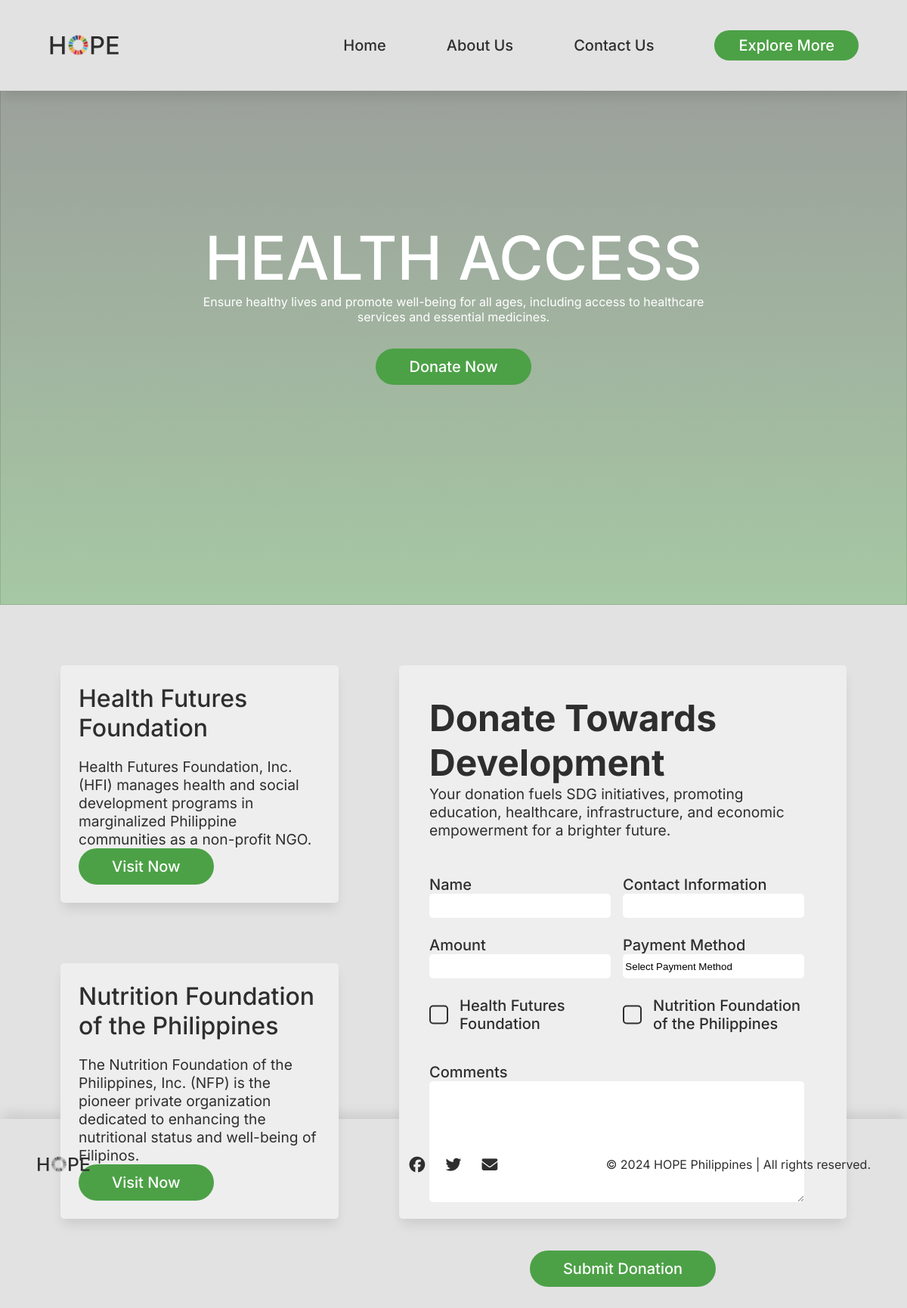
/template/template.php?link=HEALTH+ACCESS, run on the app's committed database.
### tables this page shows
CREATE TABLE `sdg` (
  `id` int(11) NOT NULL,
  `sdg_name` varchar(255) NOT NULL,
  `sdg_desc` text NOT NULL,
  `sdg_color` varchar(6) NOT NULL,
  `website_1` varchar(255) NOT NULL,
  `website_1_url` varchar(255) NOT NULL,
  `website_1_desc` text NOT NULL,
  `website_2` varchar(255) NOT NULL,
  `website_2_url` varchar(255) NOT NULL,
  `website_2_desc` text NOT NULL
);

### config/form_create.php (called while the page is built, shortened)
<?php
$name = $contact = $amount = $payment_method = $option_1 = $option_2 = $comments = "";
?>

### template/template.php (the view, shortened to what this page needs)
<?php
require_once "../config/config.php";
$sdgNameToId = [
    "ZERO POVERTY" => 1,
    "HUNGER RELIEF" => 2,
    "HEALTH ACCESS" => 3,
    "EDUCATION EQUITY" => 4,
    "GENDER EMPOWERMENT" => 5,
    "WATER SECURITY" => 6,
    "ENERGY ACCESSIBILITY" => 7,
    "JOB OPPORTUNITIES" => 8,
    "INNOVATION SUPPORT" => 9,
    "SOCIAL INCLUSION" => 10,
    "URBAN SUSTAINABILITY" => 11,
    "ETHICAL CONSUMPTION" => 12,
    "CLIMATE ACTION" => 13,
    "MARINE CONSERVATION" => 14,
    "LAND PRESERVATION" => 15,
    "SOCIAL EQUITY" => 16,
    "COLLABORATIVE IMPACT" => 17
];
$selectedLink = isset($_GET['link']) ? $_GET['link'] : null;
$sdgId = $sdgNameToId[$selectedLink] ?? null;
if ($sdgId) {
    $sql = "SELECT * FROM sdg WHERE id = ?";
    if ($stmt = $mysqli->prepare($sql)) {
        $stmt->bind_param("i", $sdgId);
        if ($stmt->execute()) {
            $result = $stmt->get_result();
            if ($result->num_rows == 1) {
                $row = $result->fetch_assoc();
                $sdgDesc = $row['sdg_desc'];
                $website1 = $row['website_1'];
                $webURL1 = $row['website_1_url'];
                $webDesc1 = $row['website_1_desc'];
                $website2 = $row['website_2'];
                $webURL2 = $row['website_2_url'];
                $webDesc2 = $row['website_2_desc'];
            }
        }
    }
}
$sdgImages = [
    "ZERO POVERTY" => "hope-sdg1.svg",
    "HUNGER RELIEF" => "hope-sdg2.svg",
    "HEALTH ACCESS" => "hope-sdg3.svg",
    "EDUCATION EQUITY" => "hope-sdg4.svg",
    "GENDER EMPOWERMENT" => "hope-sdg5.svg",
    "WATER SECURITY" => "hope-sdg6.svg",
    "ENERGY ACCESSIBILITY" => "hope-sdg7.svg",
    "JOB OPPORTUNITIES" => "hope-sdg8.svg",
    "INNOVATION SUPPORT" => "hope-sdg9.svg",
    "SOCIAL INCLUSION" => "hope-sdg10.svg",
    "URBAN SUSTAINABILITY" => "hope-sdg11.svg",
    "ETHICAL CONSUMPTION" => "hope-sdg12.svg",
    "CLIMATE ACTION" => "hope-sdg13.svg",
    "MARINE CONSERVATION" => "hope-sdg14.svg",
    "LAND PRESERVATION" => "hope-sdg15.svg",
    "SOCIAL EQUITY" => "hope-sdg16.svg",
    "COLLABORATIVE IMPACT" => "hope-sdg17.svg"
];
$imageName = $sdgImages[$selectedLink] ?? null;
?>
<!DOCTYPE html>
<html lang="en">
<head>
    <link rel="stylesheet" href="../css/template.css">
    <link rel="stylesheet" href="https://cdnjs.cloudflare.com/ajax/libs/font-awesome/6.5.2/css/all.min.css"
 />
</head>
<body>
    <nav class="navbar">
        <div class="nav-icon"></div>
        <div class="nav-elements">
            <ul>
                <li><a href="../index.php#home">Home</a></li>
                <li><a href="../index.php#about">About Us</a></li>
                <li><a href="#contact">Contact Us</a></li>
                <li id="donate-btn"><a href="../index.php#donate">Explore More</a></li>
            </ul>
        </div>
    </nav>
    <main>
        <div class="overlay"></div>
        <img src="../assets/<?php echo $imageName; ?>">
        <div class="hero">
            <div>
                <h1><?php echo $selectedLink; ?></h1>
                <p> <?php echo $sdgDesc; ?></p>
                <button class="scroll-btn" onclick="scrollToForm()">Donate Now</button>
            </div>
        </div>
    </main>
    <section id="form">
        <div class="container">
            <div class="box item1">
                <div class="item-text">
                    <h1><?php echo $website1; ?></h1>
                    <p><?php echo $webDesc1; ?></p>
                </div>
                <button class="visit-btn" onclick="window.open('<?php echo $webURL1?>')" class="visit-btn">Visit
                    Now</button>
            </div>
            <div class="box item2">
                <div class="item-text">
                    <h1><?php echo $website2; ?></h1>
                    <p><?php echo $webDesc2; ?></p>
                </div>
                <button class="visit-btn" onclick="window.open('<?php echo $webURL2?>')" class="visit-btn">Visit
                    Now</button>
            </div>
            <div class="box item3">
                <?php
                require_once "../config/form_create.php";
                ?>
                <div class="wrapper">
                    <h1>Donate Towards Development</h1>
                    <p>Your donation fuels SDG initiatives, promoting education, healthcare, infrastructure, and
                        economic empowerment for a brighter future.</p>
                    <div class="table">
                        <form action="" method="post" enctype="multipart/form-data">
                            <div class="row row-1">
                                <div class="form-group">
                                    <label>Name</label>
                                    <input type="text" name="name"
                                        class="form-control <?php echo (!empty($name_err)) ? 'is-invalid' : ''; ?>"
                                        value="<?php echo isset($name) ? $name : ''; ?>">
                                </div>
                                <div class="form-group">
                                    <label>Contact Information</label>
                                    <input type="text" name="contact"
                                        class="form-control <?php echo (!empty($contact_err)) ? 'is-invalid' : ''; ?>"
                                        value="<?php echo isset($contact) ? $contact : ''; ?>">
                                </div>
                            </div>
                            <div class="row row-2">
                                <div class="form-group">
                                    <label>Amount</label>
                                    <input type="text" name="amount"
                                        class="form-control <?php echo (!empty($amount_err)) ? 'is-invalid' : ''; ?>"
                                        value="<?php echo isset($amount) ? $amount : ''; ?>">
                                </div>
                                <div class="form-group">
                                    <label>Payment Method</label>
                                    <select name="payment_method"
                                        class="form-control <?php echo (!empty($payment_method_err)) ? 'is-invalid' : ''; ?>">
                                        <option value="">Select Payment Method</option>
                                    </select>
                                </div>
                            </div>
                            <div class="row row-3">
                                <div class="form-check">
                                    <label class="form-check-label" for="website1"><?php echo $website1; ?></label>
                                </div>
                                <div class="form-check">
                                    <label class="form-check-label" for="website2"><?php echo $website2; ?></label>
                                </div>
                            </div>
                            <div class="row row-4">
                                <div class="form-group">
                                    <label>Comments</label>
                                    <textarea name="comments"
                                        class="form-control <?php echo (!empty($comments_err)) ? 'is-invalid' : ''; ?>"><?php echo isset($comments) ? $comments : ''; ?></textarea>
                                </div>
                            </div>
                            <div class="row row-5">
                                <button type="submit" class="submit-btn">Submit Donation</button>
                            </div>
                        </form>
                    </div>
                </div>
            </div>
        </div>
    </section>
    <footer class="footer" id="contact">
        <div class="footer-elements">
            <div class="footer-icon">
                <img src="../assets/hope-logo-blk.svg" alt="">
            </div>
            <div class="contact-icons">
                <i class="fa-brands fa-facebook"></i>
                <i class="fa-brands fa-twitter"></i>
                <i class="fa-solid fa-envelope"></i>
            </div>
            <div class="legal">
                <p>&copy; 2024 HOPE Philippines | All rights reserved.</p>
            </div>
        </div>
    </footer>
</body>
</html>

### data on the page
sdg: sdg_desc "Ensure healthy lives and promote well-being for all ages, including access to healthcare services and essential medicines.", website_1 "Health Futures Foundation", website_1_desc "Health Futures Foundation, Inc. (HFI) manages health and social development programs in marginalized Philippine communities as a non-profit NGO.", website_2 "Nutrition Foundation of the Philippines", website_2_desc "The Nutrition Foundation of the Philippines, Inc. (NFP) is the pioneer private organization dedicated to enhancing the nutritional status and well-being of Filipinos."

### other printed values
$selectedLink "HEALTH ACCESS"
